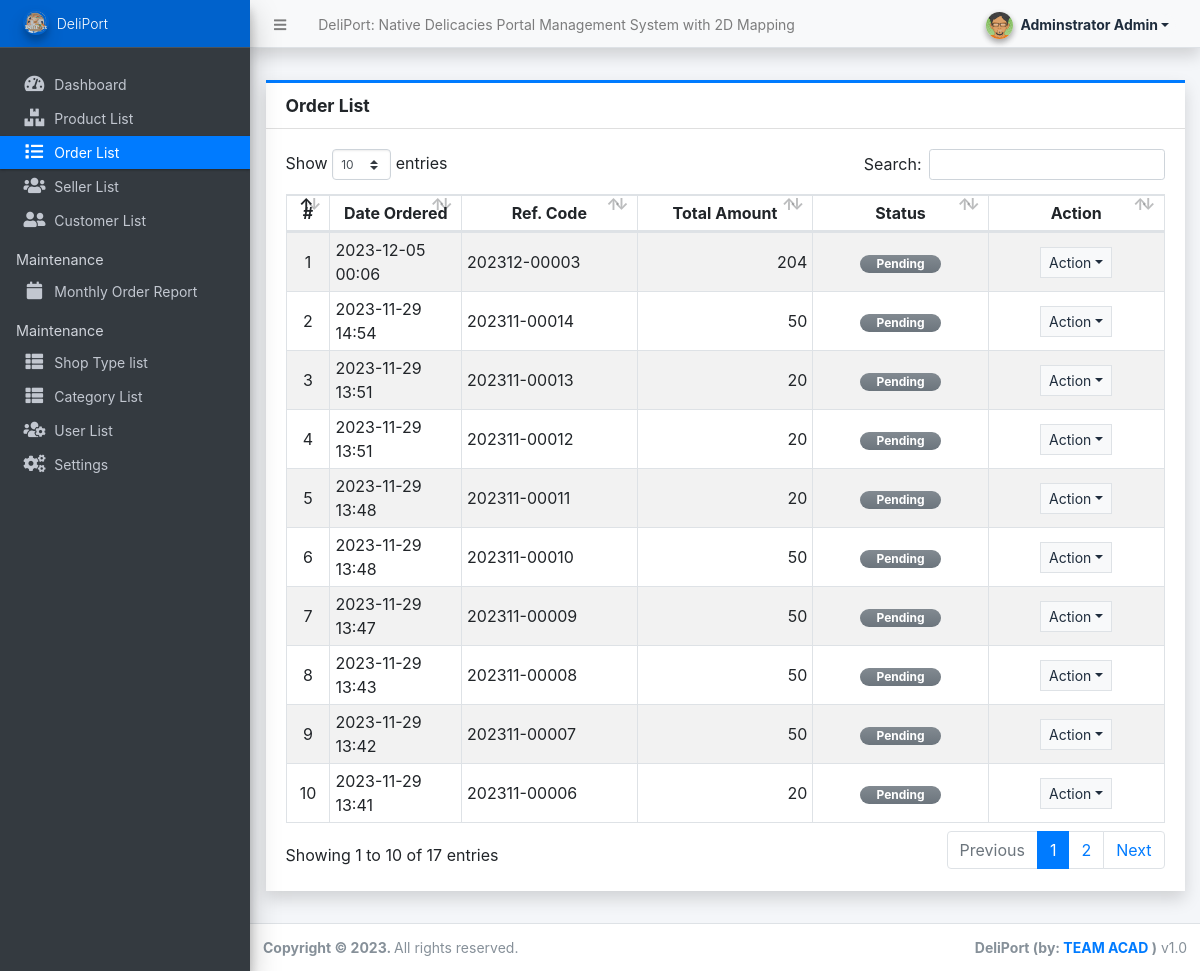
Screenshot of /admin/?page=orders (signed in) with the database file from the repository.
### tables this page shows
CREATE TABLE `order_list` (
  `id` int(30) NOT NULL,
  `code` varchar(100) NOT NULL,
  `client_id` int(30) NOT NULL,
  `vendor_id` int(30) NOT NULL,
  `total_amount` double NOT NULL DEFAULT '0',
  `delivery_address` text NOT NULL,
  `status` tinyint(1) NOT NULL DEFAULT '0',
  `date_created` datetime NOT NULL DEFAULT CURRENT_TIMESTAMP,
  `date_updated` datetime DEFAULT NULL ON UPDATE CURRENT_TIMESTAMP,
  `option` text NOT NULL,
  `rate` decimal(5,1) NOT NULL,
  `feedback` text NOT NULL,
  `deliverydate` datetime DEFAULT NULL
);

### config.php (called while the page is built, shortened)
<?php
function format_num($number = 0, $max_decimal = ''){
    if(is_numeric($number)){
        $ex = explode('.',$number);
        $dec = isset($ex[1]) ? strlen($ex[1]) : 0;
        if(empty($max_decimal) || (is_numeric($max_decimal) && $max_decimal >= $dec)){
            return number_format($number,$dec);
        }else{
            if(is_numeric($max_decimal))
                return number_format($number,$max_decimal);
            else
                return "Invalid Maximum Decimal";
        }
    }else{
        return "Invalid Number";
    }
}
?>

### admin/orders/index.php (the view, shortened to what this page needs)
<div class="content py-3">
    <div class="card card-outline card-primary rounded-0 shadow">
        <div class="card-header">
            <h5 class="card-title"><b>Order List</b></h5>
        </div>
        <div class="card-body">
            <div class="w-100 overflow-auto">
            <table class="table table-bordered table-striped">
                <colgroup>
                    <col width="5%">
                    <col width="15%">
                    <col width="20%">
                    <col width="20%">
                    <col width="20%">
                    <col width="20%">
                </colgroup>
                <thead>
                    <tr>
                        <th class="p1 text-center">#</th>
                        <th class="p1 text-center">Date Ordered</th>
                        <th class="p1 text-center">Ref. Code</th>
                        <th class="p1 text-center">Total Amount</th>
                        <th class="p1 text-center">Status</th>
                        <th class="p1 text-center">Action</th>
                    </tr>
                </thead>
                <tbody>
                    <?php
                    $i = 1;
                    $orders = $conn->query("SELECT * FROM `order_list` order by `status` asc,unix_timestamp(date_created) desc ");
                    while($row = $orders->fetch_assoc()):
                    ?>
                    <tr>
                        <td class="px-2 py-1 align-middle text-center"><?= $i++; ?></td>
                        <td class="px-2 py-1 align-middle"><?= date("Y-m-d H:i", strtotime($row['date_created'])) ?></td>
                        <td class="px-2 py-1 align-middle"><?= $row['code'] ?></td>
                        <td class="px-2 py-1 align-middle text-right"><?= format_num($row['total_amount']) ?></td>
                        <td class="px-2 py-1 align-middle text-center">
                            <?php
                                switch($row['status']){
                                    case 0:
                                        echo '<span class="badge badge-secondary bg-gradient-secondary px-3 rounded-pill">Pending</span>';
                                        break;
                                    case 3:
                                        echo '<span class="badge badge-warning bg-gradient-warning px-3 rounded-pill">Out for Delivery</span>';
                                        break;
                                }
                            ?>
                        </td>
                        <td class="px-2 py-1 align-middle text-center">
                            <button type="button" class="btn btn-flat border btn-light btn-sm dropdown-toggle dropdown-icon" data-toggle="dropdown">
                                Action
                            </button>
                        </td>
                    </tr>
                    <?php endwhile; ?>
                </tbody>
            </table>
            </div>
        </div>
    </div>
</div>

### rows the page displays
order_list: date_created "2023-12-05 00:06", code "202312-00003", total_amount "204", status "Pending"
order_list: date_created "2023-11-29 14:54", code "202311-00014", total_amount "50", status "Pending"
order_list: date_created "2023-11-29 13:51", code "202311-00013", total_amount "20", status "Pending"
order_list: date_created "2023-11-29 13:51", code "202311-00012", total_amount "20", status "Pending"
order_list: date_created "2023-11-29 13:48", code "202311-00011", total_amount "20", status "Pending"
order_list: date_created "2023-11-29 13:48", code "202311-00010", total_amount "50", status "Pending"
order_list: date_created "2023-11-29 13:47", code "202311-00009", total_amount "50", status "Pending"
order_list: date_created "2023-11-29 13:43", code "202311-00008", total_amount "50", status "Pending"
order_list: date_created "2023-11-29 13:42", code "202311-00007", total_amount "50", status "Pending"
order_list: date_created "2023-11-29 13:41", code "202311-00006", total_amount "20", status "Pending"

### other values shown
$_settings->info('name') "DeliPort: Native Delicacies Portal Management System with 2D Mapping"
$_settings->userdata('firstname').' '.$_settings->userdata('lastname') "Adminstrator Admin"
$_settings->info('short_name') "DeliPort"
